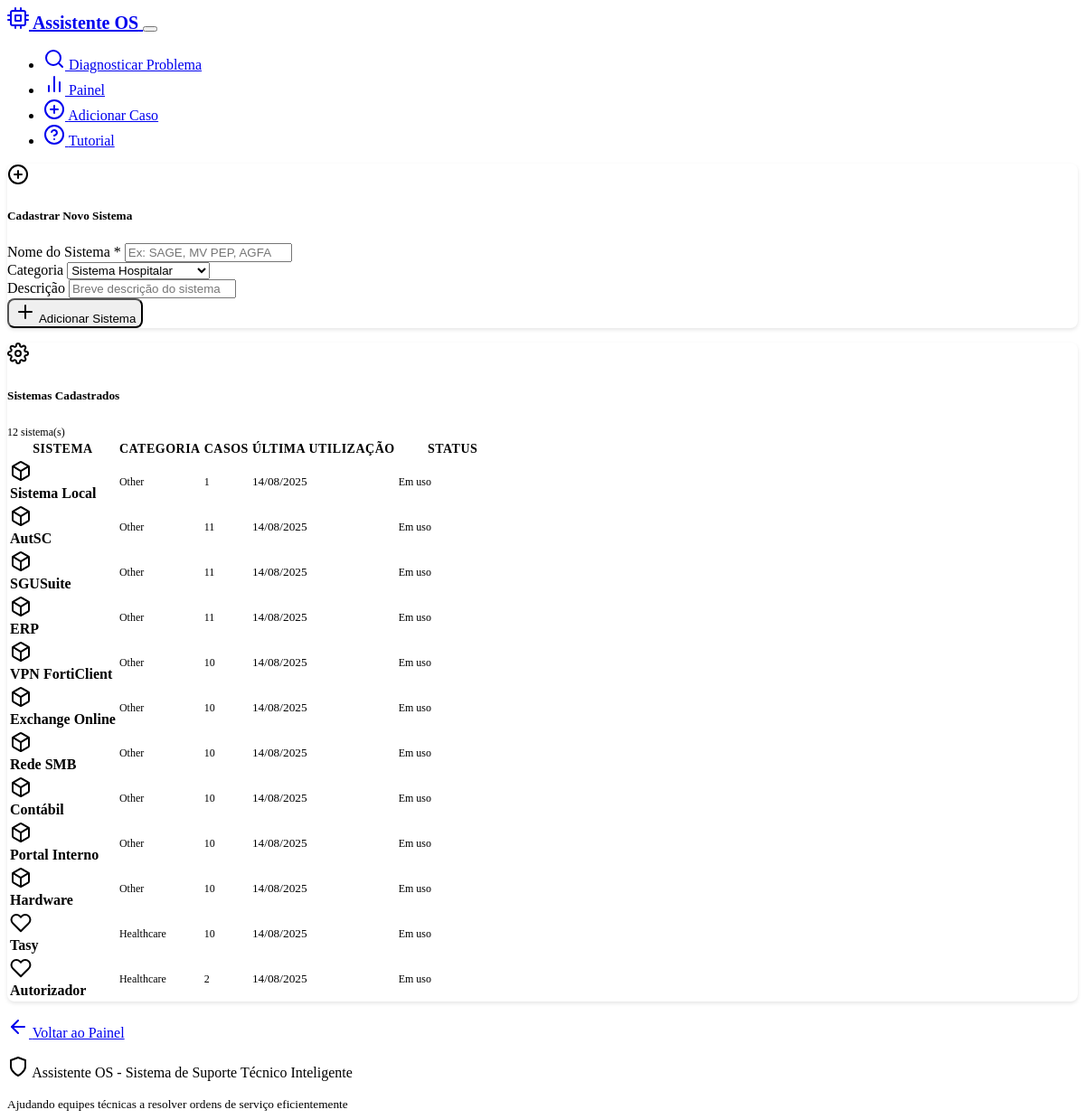
/systems, run on an earlier commit of the app's database.
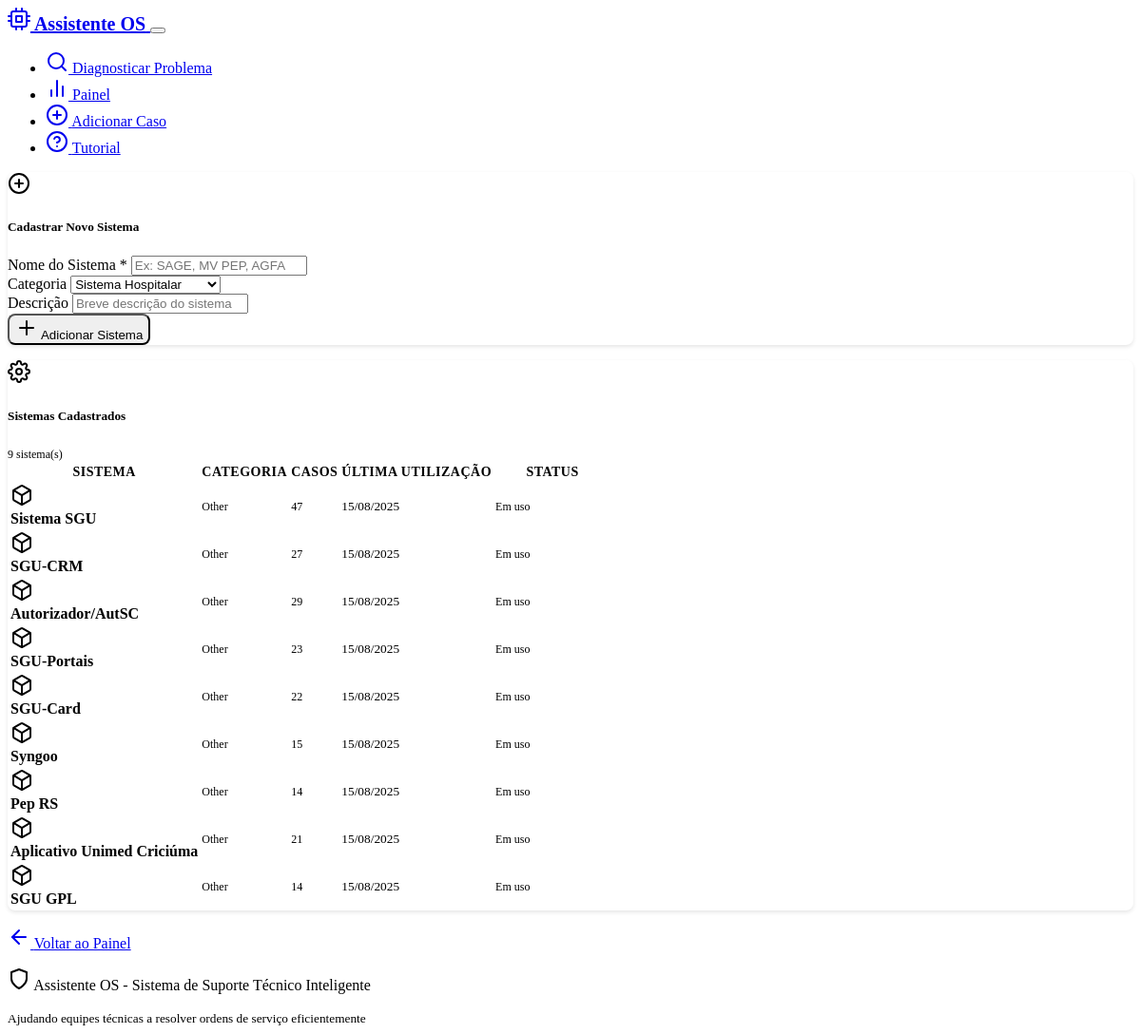
And on a later commit of the database.
### models.py (models this page shows, shortened)
class Case(db.Model):
    __tablename__ = 'cases'
    id = db.Column(db.Integer, primary_key=True)
    problem_description = db.Column(db.Text, nullable=False)
    solution = db.Column(db.Text, nullable=False)
    system_type = db.Column(db.String(100), default="Unknown")
    created_at = db.Column(db.DateTime, default=datetime.now)
    effectiveness_score = db.Column(db.Float, nullable=True)
    feedback_count = db.Column(db.Integer, default=0)
    tags = db.Column(db.String(500), default="")  # Stored as comma-separated string
    feedbacks = db.relationship("CaseFeedback", backref="case", cascade="all, delete-orphan")

### routes.py (the view)
@app.route('/systems')
def manage_systems():
    try:
        all_cases = case_service.get_all_cases()
        system_stats = {}
        for case in all_cases:
            system = case.system_type
            if system not in system_stats:
                system_stats[system] = {
                    'name': system,
                    'category': 'Healthcare' if system in ['Tasy', 'SGU', 'SGU Card', 'Autorizador'] else 'Other',
                    'case_count': 0,
                    'last_used': None
                }
            system_stats[system]['case_count'] += 1
            if not system_stats[system]['last_used'] or case.created_at > system_stats[system]['last_used']:
                system_stats[system]['last_used'] = case.created_at
        from flask import current_app
        custom_systems = current_app.config.get('CUSTOM_SYSTEMS', [])
        all_systems = []
        for system_name, stats in system_stats.items():
            all_systems.append(stats)
        for custom in custom_systems:
            if custom['name'] not in system_stats:
                custom['case_count'] = 0
                custom['last_used'] = None
                all_systems.append(custom)
        return render_template('manage_systems.html', systems=all_systems)
    except Exception as e:
        logging.error(f"Error loading systems: {str(e)}")
        flash(f'Erro ao carregar sistemas: {str(e)}', 'error')
        return render_template('manage_systems.html', systems=[])

### case_service.py (called while the page is built)
    def get_all_cases(self) -> List[Case]:
        try:
            return Case.query.all()
        except Exception as e:
            logging.error(f"Error getting cases from database: {str(e)}")
            return current_app.config.get('CASES_STORAGE', [])

### templates/manage_systems.html (shortened to what the changed rows need)
{% extends "base.html" %}
{% block content %}
<div class="row">
    <div class="col-lg-10 mx-auto">
        <div class="card">
            <div class="card-header d-flex align-items-center justify-content-between">
                <div class="d-flex align-items-center">
                    <i data-feather="settings" class="me-2"></i>
                    <h5 class="mb-0">Sistemas Cadastrados</h5>
                </div>
                <span class="badge bg-info">{{ systems|length }} sistema(s)</span>
            </div>
            <div class="card-body p-0">
                {% if systems %}
                <div class="table-responsive">
                    <table class="table table-hover mb-0">
                        <thead class="table-dark">
                            <tr>
                                <th>Sistema</th>
                                <th>Categoria</th>
                                <th>Casos</th>
                                <th>Última Utilização</th>
                                <th width="120">Status</th>
                            </tr>
                        </thead>
                        <tbody>
                            {% for system in systems %}
                            <tr>
                                <td>
                                    <div class="d-flex align-items-center">
                                        <div class="system-icon me-2">
                                            {% if system.category == 'Healthcare' %}
                                                <i data-feather="heart" class="text-danger"></i>
                                            {% elif system.category == 'Administrative' %}
                                                <i data-feather="briefcase" class="text-primary"></i>
                                            {% elif system.category == 'Network' %}
                                                <i data-feather="wifi" class="text-success"></i>
                                            {% elif system.category == 'Database' %}
                                                <i data-feather="database" class="text-warning"></i>
                                            {% elif system.category == 'Application Server' %}
                                                <i data-feather="server" class="text-info"></i>
                                            {% else %}
                                                <i data-feather="box" class="text-secondary"></i>
                                            {% endif %}
                                        </div>
                                        <div>
                                            <strong>{{ system.name }}</strong>
                                        </div>
                                    </div>
                                </td>
                                <td>
                                    <span class="badge bg-secondary">{{ system.category }}</span>
                                </td>
                                <td>
                                    <span class="badge bg-info">{{ system.case_count or 0 }}</span>
                                </td>
                                <td>
                                    {% if system.last_used %}
                                        <small>{{ system.last_used.strftime('%d/%m/%Y') }}</small>
                                    {% else %}
                                        <small class="text-muted">Nunca usado</small>
                                    {% endif %}
                                </td>
                                <td>
                                    {% if system.case_count == 0 %}
                                        <span class="badge bg-warning">Não utilizado</span>
                                    {% else %}
                                        <span class="badge bg-success">Em uso</span>
                                    {% endif %}
                                </td>
                            </tr>
                            {% endfor %}
                        </tbody>
                    </table>
                </div>
                {% else %}
                <div class="text-center py-5">
                    <i data-feather="settings" style="width: 64px; height: 64px; color: var(--bs-secondary);"></i>
                    <h4 class="mt-3 mb-2">Nenhum Sistema Personalizado</h4>
                    <p class="text-muted">Os sistemas padrão (Tasy, SGU, SGU Card, Autorizador) já estão disponíveis.</p>
                </div>
                {% endif %}
            </div>
        </div>
    </div>
</div>
{% endblock %}

What changed in the data, as far as the page shows it:
removed Case: name "AutSC", category "Other", case_count "11", last_used "14/08/2025"
removed Case: name "SGUSuite", category "Other", case_count "11", last_used "14/08/2025"
no longer on this page (row edited): Case: name "ERP", category "Other", case_count "11", last_used "14/08/2025"
no longer on this page (row edited): Case: name "VPN FortiClient", category "Other", case_count "10", last_used "14/08/2025"
removed Case: name "Exchange Online", category "Other", case_count "10", last_used "14/08/2025"
no longer on this page (row edited): Case: name "Rede SMB", category "Other", id "10", last_used "14/08/2025"
no longer on this page (row edited): Case: name "Contábil", category "Other", case_count "10", last_used "14/08/2025"
no longer on this page (row edited): Case: name "Portal Interno", category "Other", case_count "10", last_used "14/08/2025"
removed Case: name "Hardware", category "Other", case_count "10", last_used "14/08/2025"
no longer on this page (row edited): Case: name "Tasy", category "Healthcare", case_count "10", last_used "14/08/2025"
no longer on this page (row edited): Case: name "Autorizador", category "Healthcare", case_count "2", last_used "14/08/2025"
changed Case: name "Sistema Local" → "Sistema SGU"; id "1" → "47"; last_used "14/08/2025" → "15/08/2025"
added Case: name "SGU-CRM", category "Other", case_count "27", last_used "15/08/2025"
added Case: name "Autorizador/AutSC", category "Other", case_count "29", last_used "15/08/2025"
added Case: name "SGU-Portais", category "Other", case_count "23", last_used "15/08/2025"
added Case: name "SGU-Card", category "Other", case_count "22", last_used "15/08/2025"
now on this page (row edited): Case: name "Syngoo", category "Other", id "15", last_used "15/08/2025"
now on this page (row edited): Case: name "Pep RS", category "Other", case_count "14", last_used "15/08/2025"
now on this page (row edited): Case: name "Aplicativo Unimed Criciúma", category "Other", case_count "21", last_used "15/08/2025"
added Case: name "SGU GPL", category "Other", case_count "14", last_used "15/08/2025"
Also different on the page:
{{ systems|length }}: "12" → "9"
